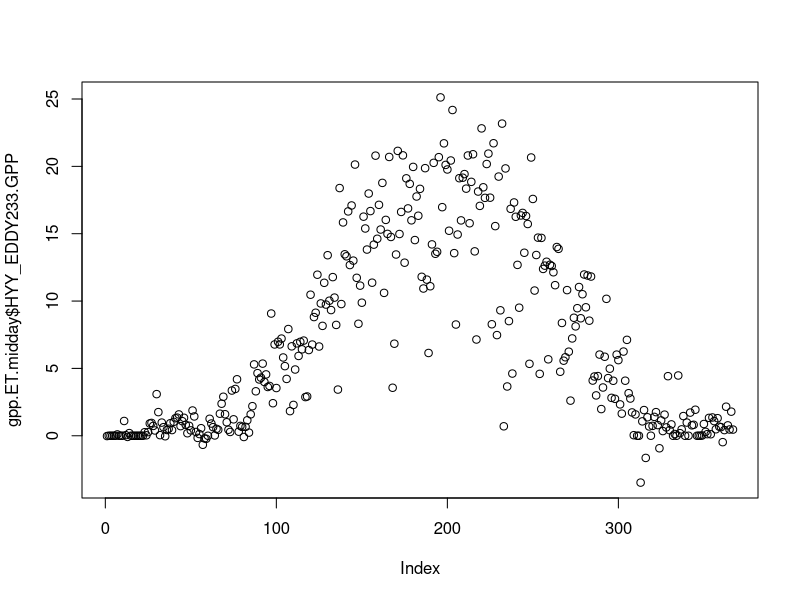
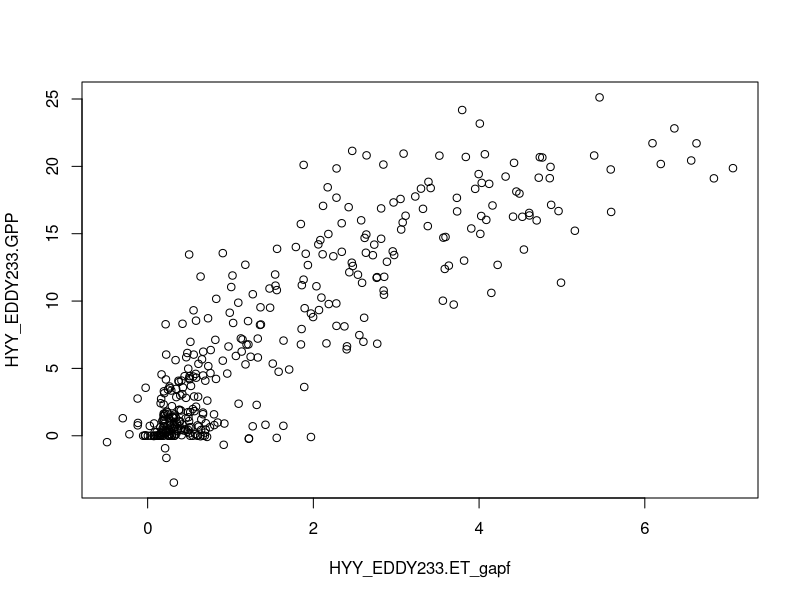
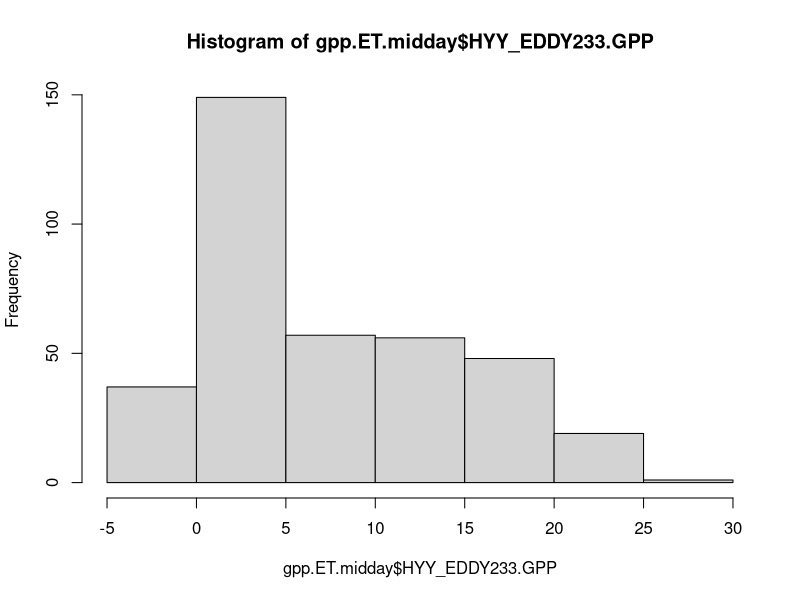
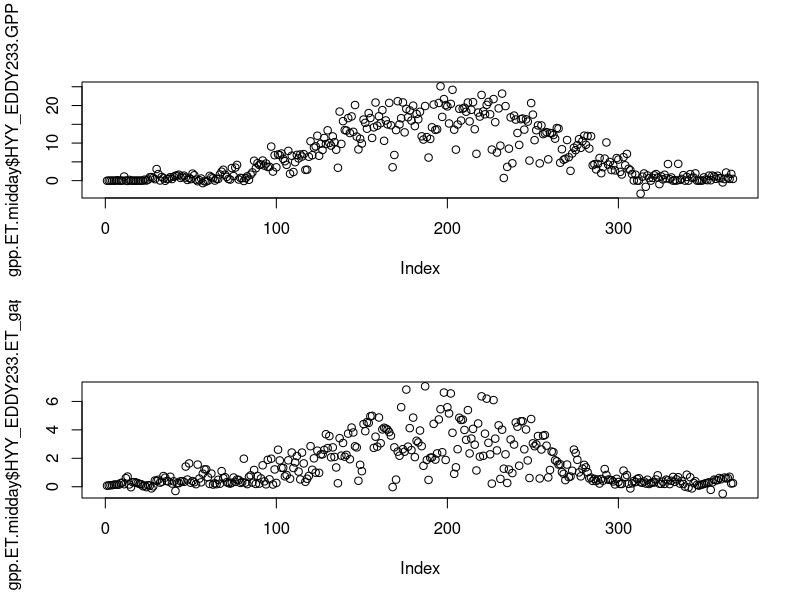
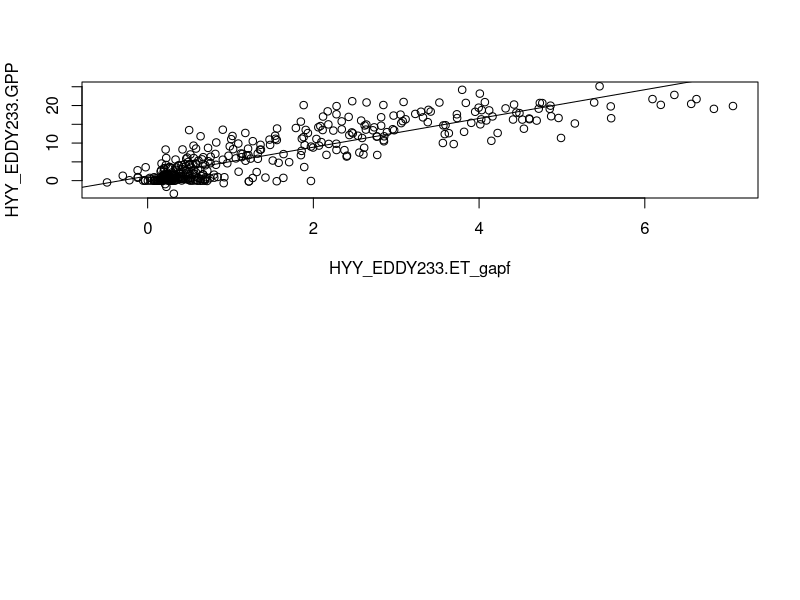

Generate these figures, in order, with R:
## ---- chunk 1
#help(read.csv)
## ---- chunk 2
gpp<-read.csv('../data/gppsmeardata_20160101120000.csv',header = T,sep = ',',dec='.')

## ---- chunk 3

ET<-read.csv('../data/ET smeardata_20160101120000.csv',header = T,sep = ',')

## ---- chunk 4

head(ET)
## ---- chunk 5

## ---- chunk 6
gpp.ET<-merge(gpp,ET,by=c("Year","Month","Day","Hour","Minute", "Second"),all = T)
## ---- chunk 7

## ---- chunk 8
gpp.ET.sep <- subset(gpp.ET, Month==9)
## ---- chunk 9
gpp.ET.midday <- subset(gpp.ET, Hour==12)
gpp.ET.midday <- subset(gpp.ET.midday, Minute==0)
## ---- chunk 10
head(gpp.ET.midday)
## ---- chunk 11
gpp.ET.midday <- gpp.ET.midday[with(gpp.ET.midday, order(Year, Month, Day)), ]
## ---- chunk 12
head(gpp.ET.midday)
## ---- chunk 13
plot(gpp.ET.midday$HYY_EDDY233.GPP)
## ---- chunk 14
plot(HYY_EDDY233.GPP~HYY_EDDY233.ET_gapf, data=gpp.ET.midday)
## ---- chunk 15

hist(gpp.ET.midday$HYY_EDDY233.GPP)
## ---- chunk 16
# swap num.row and num.col for integers *par(mfrow =(num.row,num.col))*
par(mfrow = c(2, 1))
plot(gpp.ET.midday$HYY_EDDY233.GPP)
plot(gpp.ET.midday$HYY_EDDY233.ET_gapf)

## ---- chunk 17
col.means <- sapply(gpp.ET.midday, mean, na.rm=TRUE)
print(col.means)
## ---- chunk 18
summary(gpp.ET.midday)
## ---- chunk 19
model.1<-lm(HYY_EDDY233.GPP~HYY_EDDY233.ET_gapf, data=gpp.ET.midday)

## ---- chunk 20
summary(model.1)

## ---- chunk 21
plot(HYY_EDDY233.GPP~HYY_EDDY233.ET_gapf, data=gpp.ET.midday)
abline(lm(HYY_EDDY233.GPP~HYY_EDDY233.ET_gapf,data=gpp.ET.midday))

